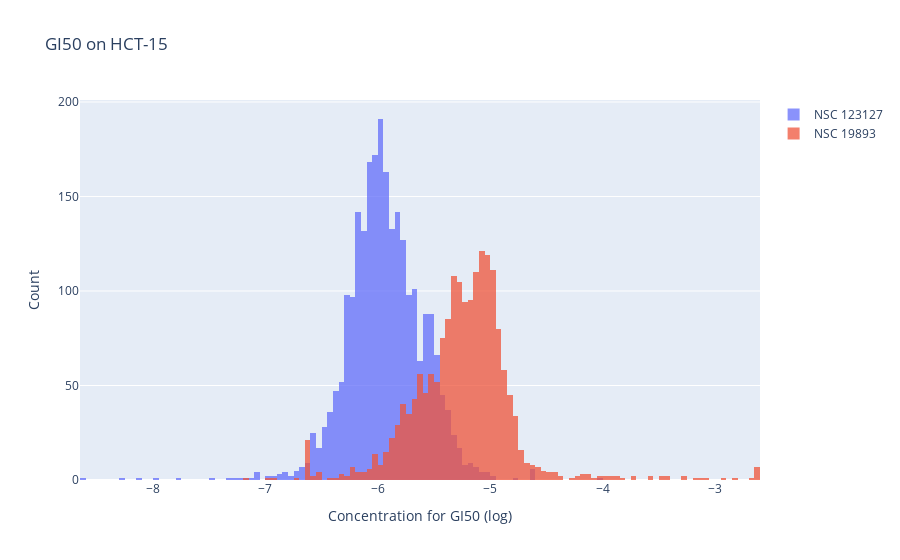

Notebook source saved alongside this figure:
### Markdown cell above
# Correlating chemicals

### Code cell
import plotly.graph_objects as go

fig = go.Figure()
fig.add_trace(go.Histogram(x=gi50.loc[(gi50.NSC == 123127) & (gi50.CELL_NAME == "HCT-15")].AVERAGE, name="NSC 123127"))
fig.add_trace(go.Histogram(x=gi50.loc[(gi50.NSC == 19893) & (gi50.CELL_NAME == "HCT-15")].AVERAGE, name="NSC 19893"))

# Overlay both histograms
fig.update_layout(barmode='overlay')
# Reduce opacity to see both histograms
fig.update_traces(opacity=0.75)
fig.update_layout(
    title_text='GI50 on HCT-15', # title of plot
    xaxis_title_text='Concentration for GI50 (log)', # xaxis label
    yaxis_title_text='Count', # yaxis label
)
fig.show()

### Figure 1 — Plotly figure (JSON) as saved in the notebook; plotly's stock layout.template omitted (floating-point values rounded to 4 significant figures; data arrays with more than 128 entries replaced by an {"elided": "..."} marker saying what was removed)
{"data": [{"name": "NSC 123127", "opacity": 0.75, "type": "histogram", "x": {"elided": "2488 float values"}}, {"name": "NSC 19893", "opacity": 0.75, "type": "histogram", "x": {"elided": "1812 float values"}}], "layout": {"barmode": "overlay", "title": {"text": "GI50 on HCT-15"}, "xaxis": {"title": {"text": "Concentration for GI50 (log)"}}, "yaxis": {"title": {"text": "Count"}}}}
